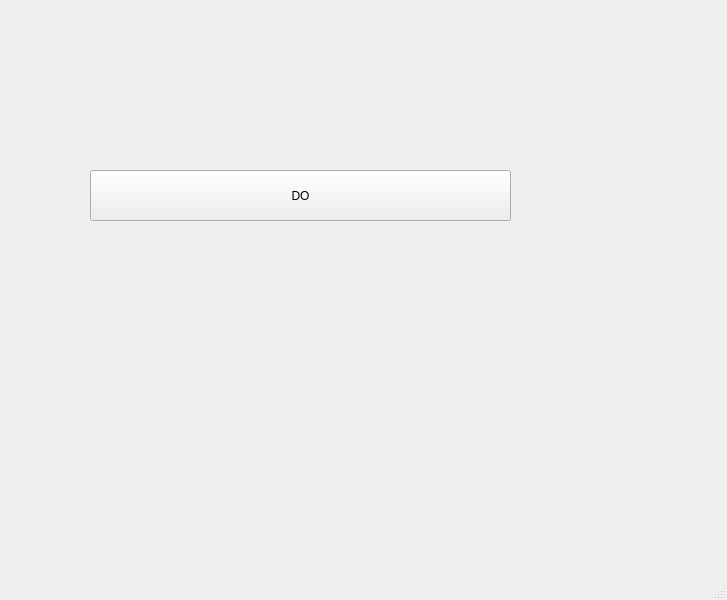
<?xml version="1.0" encoding="UTF-8"?>
<ui version="4.0">
 <class>MainWindow</class>
 <widget class="QMainWindow" name="MainWindow">
  <property name="geometry">
   <rect>
    <x>0</x>
    <y>0</y>
    <width>727</width>
    <height>600</height>
   </rect>
  </property>
  <property name="windowTitle">
   <string>MainWindow</string>
  </property>
  <widget class="QWidget" name="centralwidget">
   <widget class="QPushButton" name="pushButton">
    <property name="geometry">
     <rect>
      <x>90</x>
      <y>170</y>
      <width>421</width>
      <height>51</height>
     </rect>
    </property>
    <property name="text">
     <string>DO</string>
    </property>
   </widget>
  </widget>
  <widget class="QMenuBar" name="menubar">
   <property name="geometry">
    <rect>
     <x>0</x>
     <y>0</y>
     <width>727</width>
     <height>21</height>
    </rect>
   </property>
  </widget>
  <widget class="QStatusBar" name="statusbar"/>
 </widget>
 <resources/>
 <connections/>
</ui>
